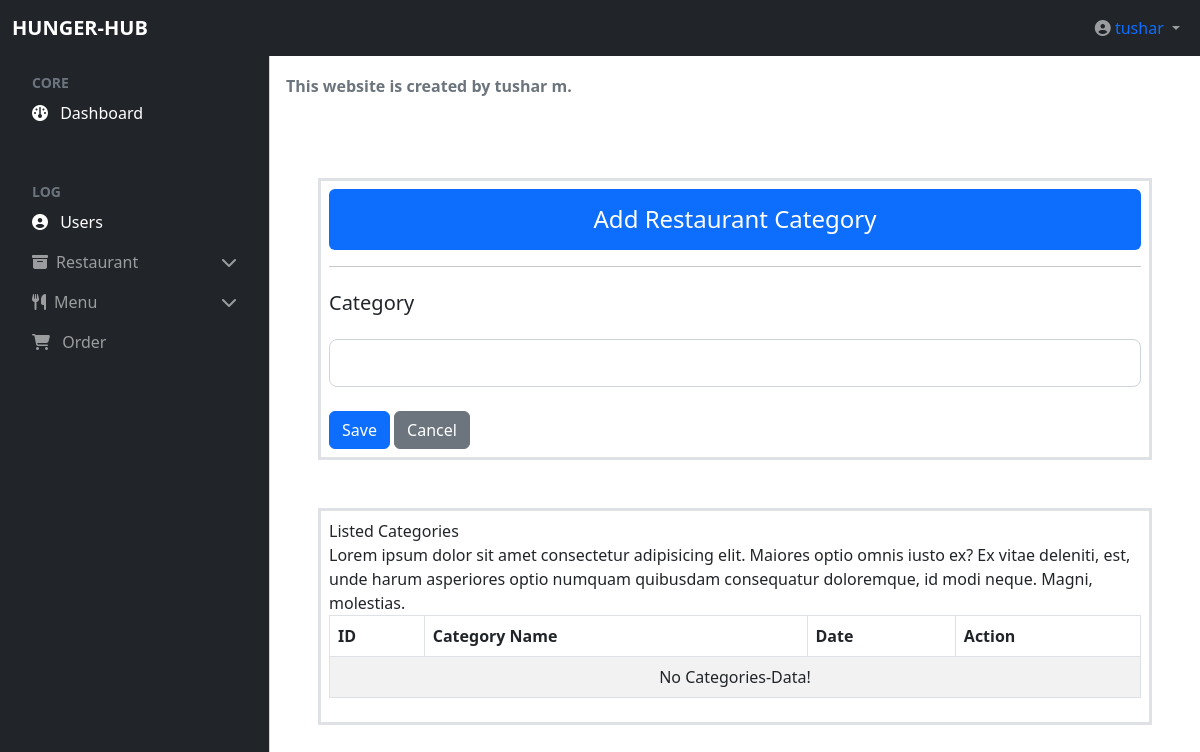
Before: /admin/add_category.php (signed in) with the older database file.
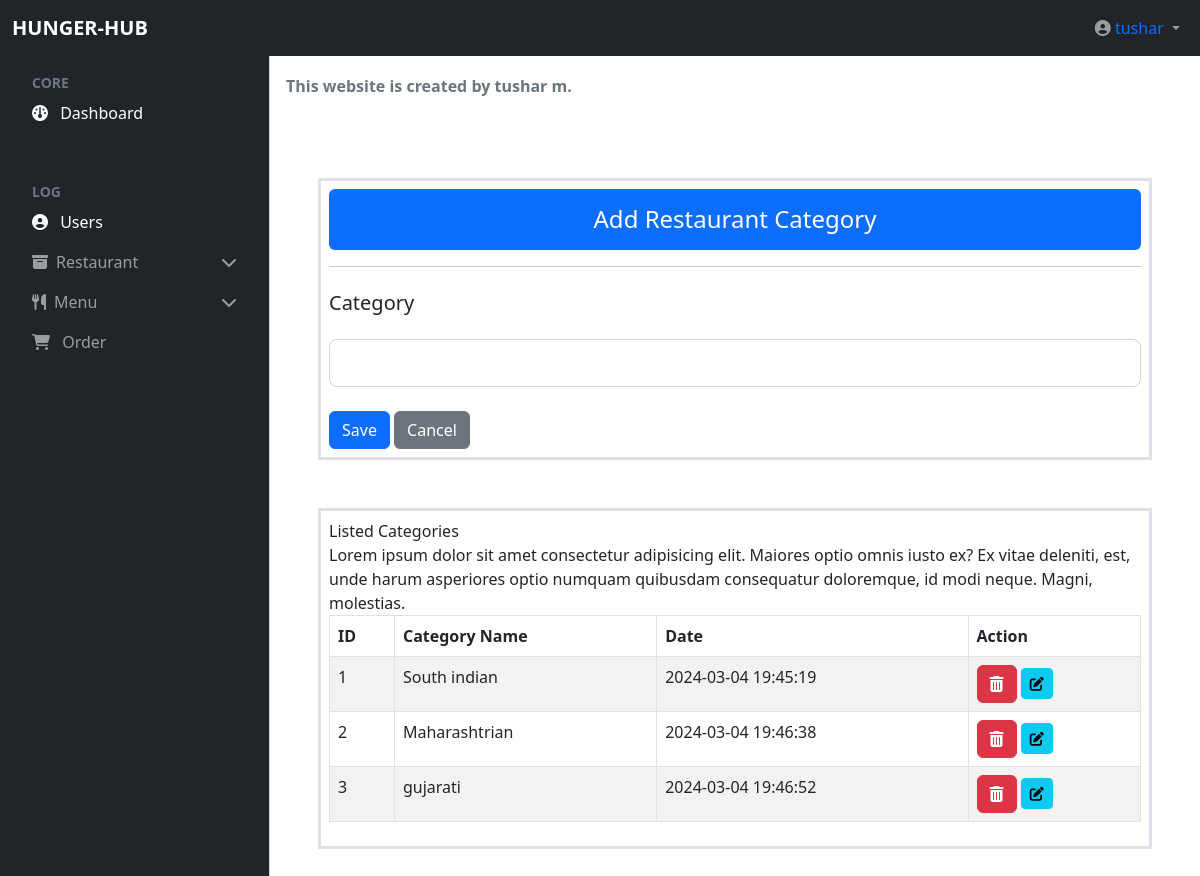
After: the same page with the newer database file.
### tables this page shows
CREATE TABLE `res_category` (
  `c_id` int(11) NOT NULL,
  `c_name` text NOT NULL,
  `date` timestamp NOT NULL DEFAULT current_timestamp() ON UPDATE current_timestamp()
);

### admin/add_category.php (the view, shortened to what this page needs)
<!DOCTYPE html>
<html lang="en">
<head>
  <link rel="stylesheet" href="https://unpkg.com/bootstrap-table@1.22.3/dist/bootstrap-table.min.css">
</head>
<body>
  <?php include_once('navbar.php'); ?>
  <div class="leftside p-5">
    <div class="container  border  border-3 p-2 ">
      <div class="bg-primary h4 text-white rounded-2 text-center p-3">Add Restaurant Category</div>
      <hr>
      <div class="mt-4 h5">Category</div>
      <input type="text" class="col-md-12 mt-4 form-control form-control-lg" id="txtcategory">
      <div class="mt-4">
        <button type="button" class="btn btn-primary" onclick="addcategory()">Save</button>
        <button type="button" class="btn btn-secondary">Cancel</button>
      </div>
    </div>
    <div class="container  border  border-3 p-2 mt-5">
      Listed Categories
      <div>
        Lorem ipsum dolor sit amet consectetur adipisicing elit. Maiores optio omnis iusto ex? Ex vitae deleniti, est,
        unde harum asperiores optio numquam quibusdam consequatur doloremque, id modi neque. Magni, molestias.
      </div>
      <div class="table-responsive m-t-40">
        <table id="myTable" class="table table-bordered table-hover table-striped">
          <thead class="thead-dark">
            <tr>
              <th>ID</th>
              <th>Category Name</th>
              <th>Date</th>
              <th>Action</th>
            </tr>
          </thead>
          <tbody>
            <?php
            $sql = "SELECT * FROM `res_category`";
            $query = mysqli_query($conn, $sql);
            if (!mysqli_num_rows($query) > 0) {
              echo '<td colspan="7"><center>No Categories-Data!</center></td>';
            } else {
              while ($rows = mysqli_fetch_array($query)) {
                echo ' <tr><td>' . $rows['c_id'] . '</td>
                        <td>' . $rows['c_name'] . '</td>
                        <td>' . $rows['date'] . '</td>
                           <td><a class="btn btn-danger  btn-xs m-b-10" id="btndelete"><i class="fa fa-trash-o" style="font-size:16px" ></i></a>
                           <a  class="btn btn-info  btn-sm m-b-10 m-l-5" id="btnedit"><i class="fa fa-edit"></i></a>
                          </td></tr>';
              }
            }
            ?>
          </tbody>
        </table>
      </div>
    </div>
  </div>
</body>
</html>

### admin/navbar.php (shortened to what this page needs)
<!DOCTYPE html>
<html lang="en">
<head>
  <link rel="stylesheet" href="../css/bootstrap.min.css">
  <link rel="stylesheet" href="../css/bootstrap-icons.css">
  <link rel="stylesheet" href="../css/bootstrap-icons.min.css">
  <link rel="stylesheet" href="../css/all.min.css">
  <link rel="stylesheet" href="../css/font-awesome.css">
  <link rel="stylesheet" href="css/style.css">
  <link rel="stylesheet" href="https://cdnjs.cloudflare.com/ajax/libs/font-awesome/6.5.1/css/all.min.css"
 />
  <link rel="stylesheet" href="https://cdn.jsdelivr.net/npm/bootstrap-icons@1.4.1/font/bootstrap-icons.css" />
</head>
<body>
  <nav class="navbar navbar-expand-lg navbar-dark bg-dark fixed-top">
    <div class="container-fluid">
      <a class="navbar-brand fw-bold text-uppercase me-auto" href="#">Hunger-Hub</a>
      <div class="collapse navbar-collapse" id="navbarSupportedContent">
        <ul class="navbar-nav  mb-2 mb-lg-0 ml-2">
          <li class="nav-item dropdown">
            <a class="nav-link dropdown-toggle" href="#" id="navbarDropdown" role="button" data-bs-toggle="dropdown"
              aria-expanded="false">
              <i class="fa fa-user-circle-o" aria-hidden="true"></i>
              <span class="text-primary"><?php echo $_SESSION["adminname"]?></span>
            </a>
          </li>
        </ul>
      </div>
    </div>
  </nav>
  <div class="offcanvas offcanvas-start sidebar-nav bg-dark text-white" tabindex="-1" id="offcanvasExample"
    aria-labelledby="offcanvasExampleLabel">
    <div class="offcanvas-body">
      <nav class="navbar-dark">
        <ul class="navbar-nav">
          <li>
            <div class="text-muted small fw-bold text-uppercase px-3">
              Core
            </div>
          </li>
          <li>
            <a href="dashboard.php" class="nav-link px-3 active">
              <span class="me-2"><i class="fa-solid fa-gauge"></i></span>
              <span>Dashboard</span>
            </a>
          </li>
          <li>
            <div class="text-muted small fw-bold text-uppercase px-3">
              Log
            </div>
          </li>
          <li>
            <a href="users.php" class="nav-link px-3 active">
              <span class="me-2">
                <i class="fa fa-user-circle-o" aria-hidden="true"></i>
              </span><span>Users</span>
            </a>
          </li>
          <li>
            <a href="#collapseExample" class="nav-link px-3 sidebar-link" data-bs-toggle="collapse" role="link"
              aria-expanded="false" aria-controls="collapseExample" id="">
              <span class="me-2"><i class="fa fa-archive "></i></span>
              <span>Restaurant</span>
              <span class="ms-auto right-icon">
                <i class="fa fa-chevron-down"></i></span>
            </a>
          </li>
          <li>
            <a href="#collapseExample1" class="nav-link px-3 sidebar-link" data-bs-toggle="collapse" role="link"
              aria-expanded="false" aria-controls="collapseExample1" id="">
              <span class="me-2"><i class="fa fa-cutlery"></i></span>
              <span>Menu</span>
              <span class="ms-auto right-icon">
                <i class="fa fa-chevron-down"></i></span>
            </a>
          </li>
          <li>
            <a href="all_orders.php" class="nav-link px-3">
              <span class="me-2">
                <i class="fa fa-shopping-cart" aria-hidden="true"></i>
              </span><span>Order</span>
            </a>
          </li>
        </ul>
      </nav>
    </div>
  </div>
  <main class="mt-5 p-3">
    <div style="padding-top: 10px;" class="text-muted fw-bold mb-3">
      <marquee onMouseOver="this.stop()" onMouseOut="this.start()"> This website is created by tushar m.</marquee>
    </div>
  </main>
</body>
</html>

### admin/css/style.css (style rules this page uses)
:root { --offcanvas-width: 270px; --topNavbarHeight:56px }
#offcanvasExample { width: var(--offcanvas-width); }
@media (min-width:992px) { body { overflow: auto !important; } }
@media (min-width:992px) { main { margin-left: var(--offcanvas-width); } }
@media (min-width:992px) { #offcanvasExample { transform: none; visibility: visible !important; top:var(--topNavbarHeight); height: calc( 100% - var(--topNavbarHeight)); } }

### admin/add_category.php (style rules this page uses)
@media (min-width:992px) { .leftside { margin-left: 270px; } }

### admin/navbar.php (style rules this page uses)
.sidebar-link { display: flex; align-items: center; }
.sidebar-link .right-icon { display: inline-flex; transition: all ease 0.25; }
@media (min-width:992px) { main { margin-left: 270px; } }

Changed rows visible on the page:
added res_category: c_id "1", c_name "South indian", date "2024-03-04 19:45:19"
added res_category: c_id "2", c_name "Maharashtrian", date "2024-03-04 19:46:38"
added res_category: c_id "3", c_name "gujarati", date "2024-03-04 19:46:52"
Other visible differences:
text no longer shown: "No Categories-Data!"
